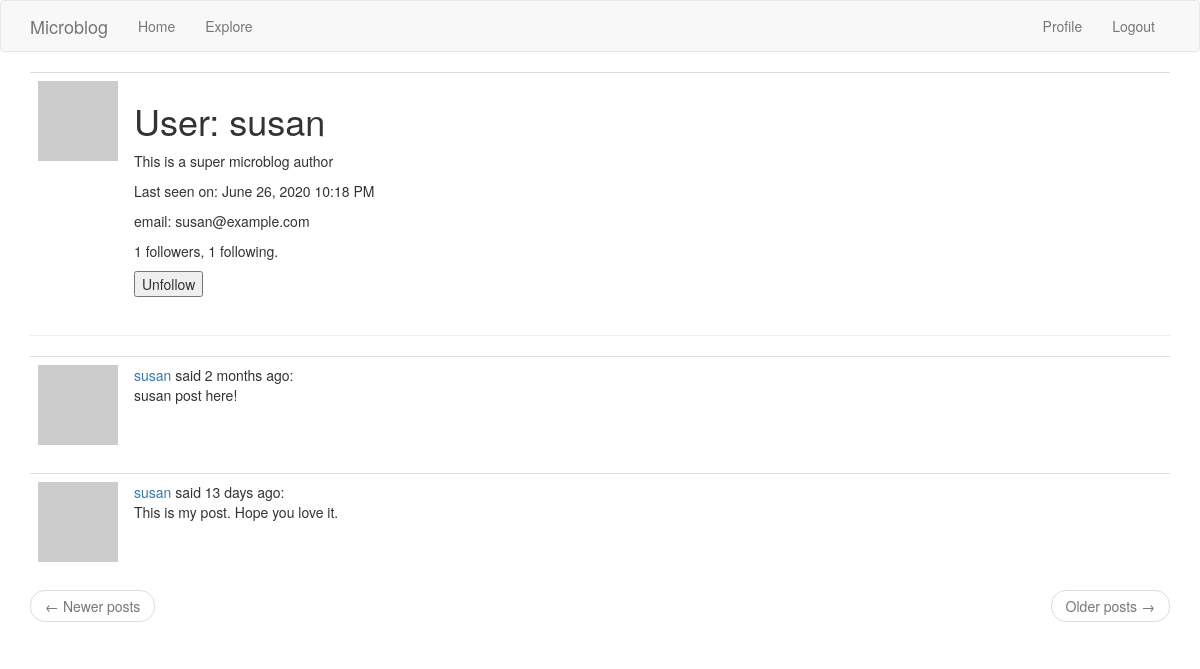
Before: /user/susan (signed in) with the older database file.
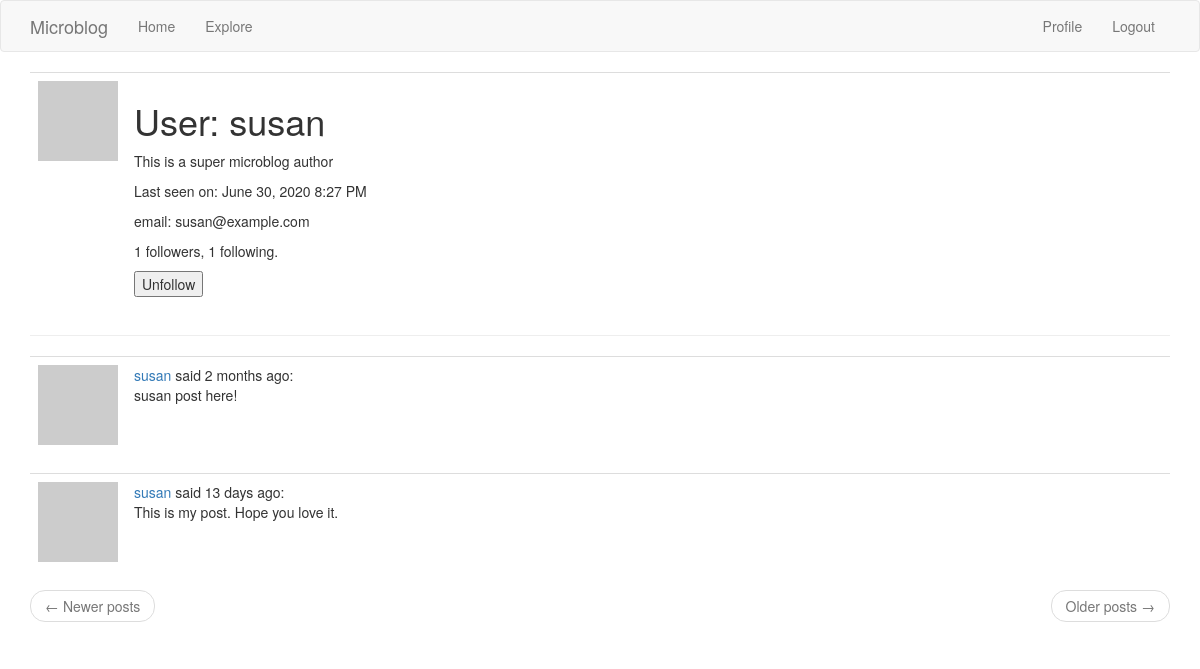
After: the same page with the newer database file.
### app/models.py (models this page shows, shortened)
class User(UserMixin, db.Model):
    id            = db.Column(db.Integer, primary_key=True)
    username      = db.Column(db.String(64), index=True, unique=True)
    email         = db.Column(db.String(120), index=True, unique=True)
    password_hash = db.Column(db.String(128))
    about_me      = db.Column(db.String(140))
    last_seen     = db.Column(db.DateTime, default=datetime.utcnow)
    posts    = db.relationship('Post', backref='author', lazy='dynamic')
    followed = db.relationship(
        'User', secondary=followers,
        primaryjoin=(followers.c.follower_id == id),
        secondaryjoin=(followers.c.followed_id == id),
        backref=db.backref('followers', lazy='dynamic'), lazy='dynamic')
    def avatar(self, size):
        digest = md5(self.email.lower().encode('utf-8')).hexdigest()
        return 'https://www.gravatar.com/avatar/{}?d=identicon&s={}'.format(
            digest, size)
    def is_following(self, user):
        return self.followed.filter (
                    followers.c.followed_id == user.id).count() > 0

### app/main/routes.py (the view)
@bp.route('/user/<username>')
@login_required
def user(username):
    user = User.query.filter_by(username=username).first_or_404()
    page = request.args.get('page', 1, type=int)
    posts = Post.query.filter_by(user_id=user.id).paginate(
        page, current_app.config['POSTS_PER_PAGE'], False)
    next_url = url_for('main.user', username=username, page=posts.next_num) \
        if posts.has_next else None
    prev_url = url_for('main.user', username=username, page=posts.prev_num) \
        if posts.has_prev else None
    form = EmptyForm()
    return render_template('user.html', user=user, posts=posts.items, form=form, next_url=next_url, prev_url=prev_url)

### app/main/forms.py
class EmptyForm(FlaskForm):
    submit = SubmitField('Submit')

### app/main/routes.py (called while the page is built)
@bp.before_request
def before_request():
    g.locale = str(get_locale())
    if current_user.is_authenticated:
        current_user.last_seen = datetime.utcnow()
        db.session.commit()

### app/models.py (called while the page is built)
@login.user_loader
def load_user(id):
    return User.query.get(int(id))

    @classmethod
    def before_commit(cls, session):
        session._changes = {
            'add': list(session.new),
            'update': list(session.dirty),
            'delete': list(session.deleted)
        }

    @classmethod
    def after_commit(cls, session):
        for obj in session._changes['add']:
            if isinstance(obj, SearchableMixin):
                add_to_index(obj.__tablename__, obj)
        for obj in session._changes['update']:
            if isinstance(obj, SearchableMixin):
                add_to_index(obj.__tablename__, obj)
        for obj in session._changes['delete']:
            if isinstance(obj, SearchableMixin):
                remove_from_index(obj.__tablename__, obj)
        session._changes = None

### app/templates/user.html (shortened to what this page needs)
{% extends "base.html" %}
{% block app_content %}
    <table class="table table-hover">
        <tr valign="top">
            <td width="80px"><img src="{{ user.avatar(80) }}"></td>
            <td><h1>User: {{ user.username }}</h1>
                {% if user.about_me %}<p>{{ user.about_me }}</p>{% endif %}
                {% if user.last_seen %}<p>
                Last seen on: {{ moment(user.last_seen).format('LLL') }}</p>
                {% endif %}
                {% if user.email %}<p>email: {{ user.email }}</p>{% endif %}
                <p>{{ user.followers.count() }} followers, {{ user.followed.count() }} following.</p>
                {% if user == current_user %}
                <p><a href="{{ url_for('main.edit_profile') }}">Edit your profile</a></p>
                {% else %}
                <p>
                    <form action="{{ url_for('main.unfollow', username=user.username) }}" method="post">
                        {{ form.submit(value='Unfollow') }}
                    </form>
                </p>
                {% endif %}
            </td>
        </tr>
    </table>
    <hr>
    {% for post in posts %}
        {% include '_post.html' %}
    {% endfor %}
    <nav aria-label="...">
        <ul class="pager">
            <li class="previous{% if not prev_url %} disabled{% endif %}">
                <a href="{{ prev_url or '#' }}">
                    <span aria-hidden="true">&larr;</span> Newer posts
                </a>
            </li>
            <li class="next{% if not next_url %} disabled{% endif %}">
                <a href="{{ next_url or '#' }}">
                    Older posts <span aria-hidden="true">&rarr;</span>
                </a>
            </li>
        </ul>
    </nav>
{% endblock %}

Changed rows visible on the page:
changed User "susan": last_seen "June 26, 2020 10:18 PM" → "June 30, 2020 8:27 PM"
